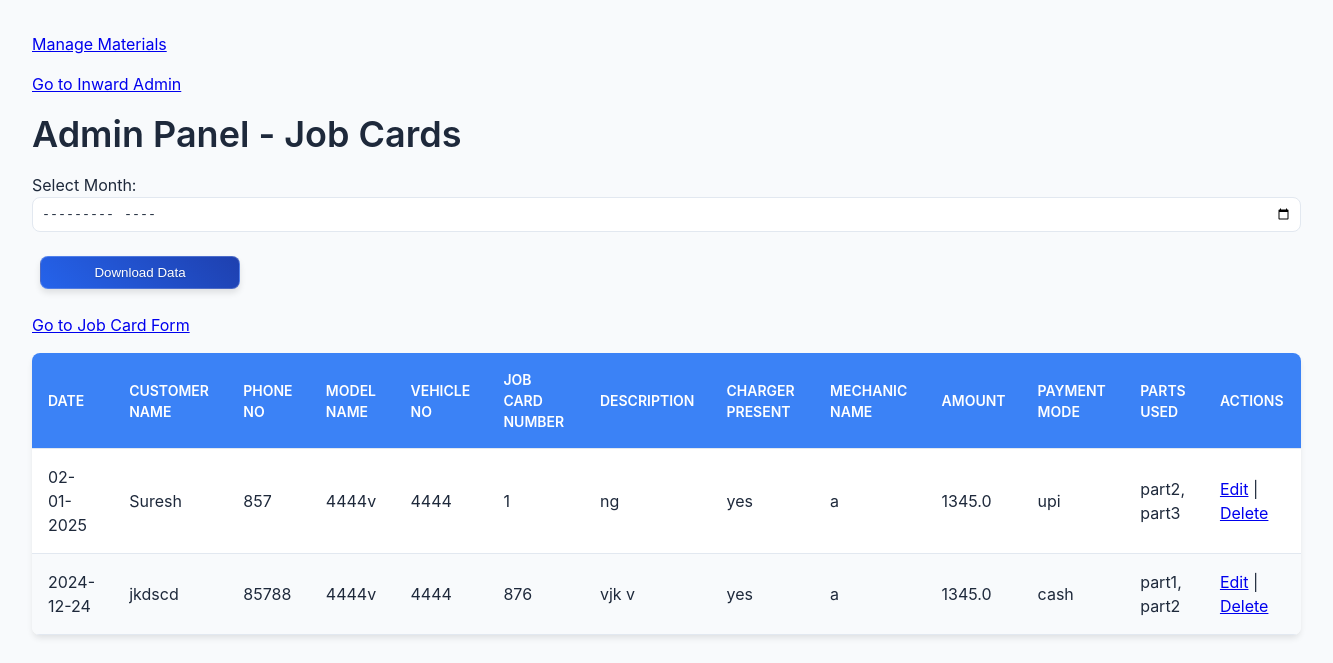
/admin, run on an earlier commit of the app's database.
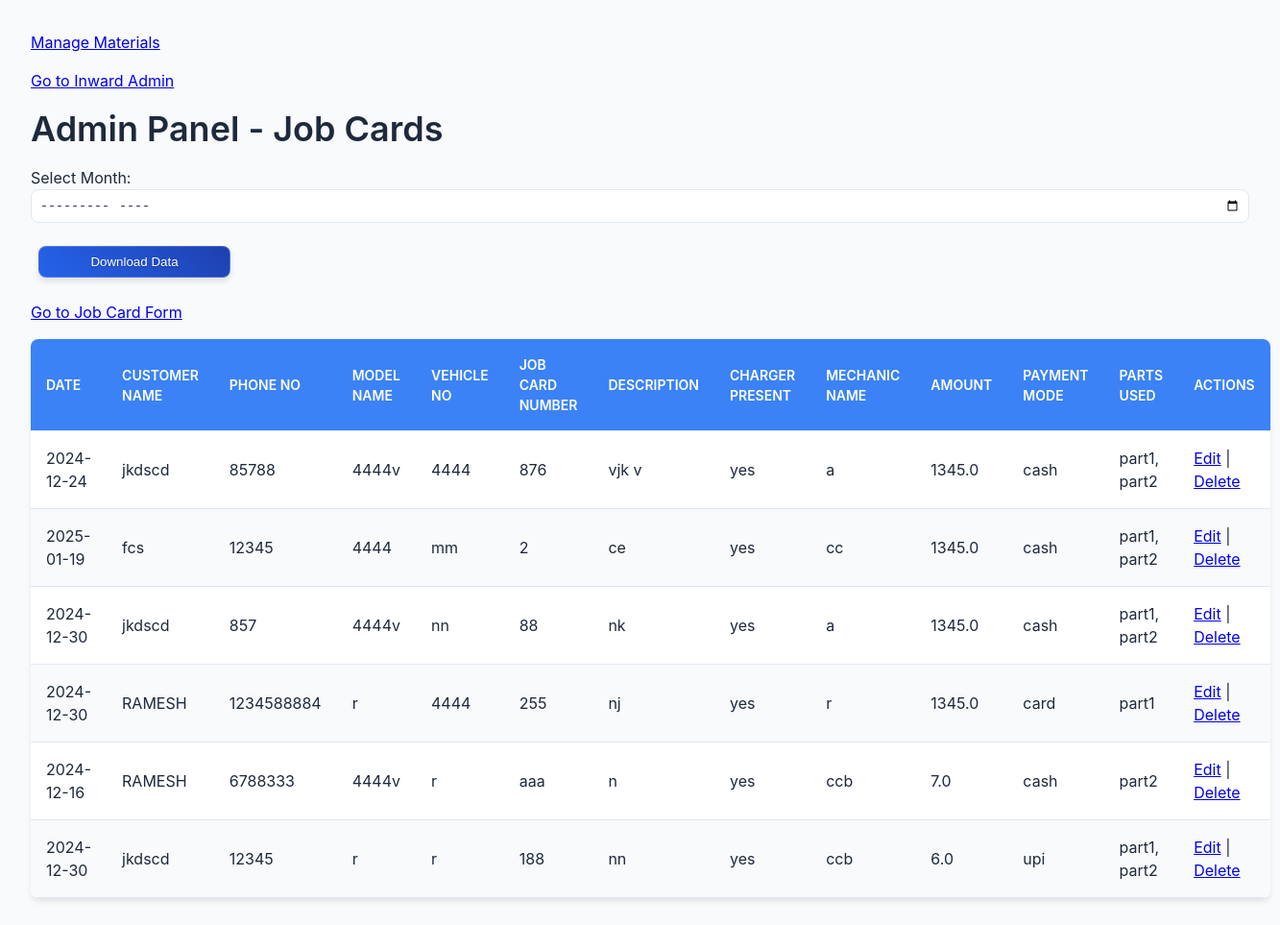
And on a later commit of the database.
### app.py (models this page shows, shortened)
class JobCard(db.Model):
    id = db.Column(db.Integer, primary_key=True)
    date = db.Column(db.String(20), nullable=False)
    customer_name = db.Column(db.String(100), nullable=False)
    phone_no = db.Column(db.String(15), nullable=False)
    model_name = db.Column(db.String(100), nullable=False)
    vehicle_no = db.Column(db.String(20), nullable=False)
    job_card_number = db.Column(db.String(50), nullable=False, unique=True)
    description = db.Column(db.String(200), nullable=False)
    charger_present = db.Column(db.String(5), nullable=False)
    mechanic_name = db.Column(db.String(100), nullable=False)
    amount = db.Column(db.Float, nullable=False)
    payment_mode = db.Column(db.String(20), nullable=False)
    parts_used = db.Column(db.String(500), nullable=False)  # Comma-separated parts

### app.py (the view)
@app.route('/admin')
def admin():
    job_cards = JobCard.query.all()  # Get all job cards
    parts = Part.query.all()  # Get all parts
    return render_template('admin.html', job_cards=job_cards, parts=parts, datetime=datetime)

### templates/admin.html (shortened to what this page needs)
<!DOCTYPE html>
<html lang="en">
<head>
    <link rel="stylesheet" href="{{ url_for('static', filename='style.css') }}">
    <p><a href="{{ url_for('materials') }}">Manage Materials</a></p>
    <p><a href="{{ url_for('inward_admin') }}">Go to Inward Admin</a></p>
</head>
<body>
    <h1>Admin Panel - Job Cards</h1>
    <div class="mb-3">
        <form action="/download_admin_data" method="get" class="form-inline">
            <div class="form-group mr-2">
                <label for="month" class="mr-2">Select Month:</label>
                <input type="month" id="month" name="month" class="form-control" min="2023-01" max="{{ datetime.now().strftime('%Y-%m') }}">
            </div>
            <button type="submit" class="btn btn-primary">Download Data</button>
        </form>
    </div>
    <p><a href="{{ url_for('index') }}">Go to Job Card Form</a></p>
    <table id="jobCardTable" class="w-full border-collapse">
        <thead>
            <tr class="bg-gray-200">
                <th class="p-3 border text-left cursor-pointer" onclick="sortTable(0)">Date</th>
                <th class="p-3 border text-left cursor-pointer" onclick="sortTable(1)">Customer Name</th>
                <th class="p-3 border text-left cursor-pointer" onclick="sortTable(2)">Phone No</th>
                <th class="p-3 border text-left cursor-pointer" onclick="sortTable(3)">Model Name</th>
                <th class="p-3 border text-left cursor-pointer" onclick="sortTable(4)">Vehicle No</th>
                <th class="p-3 border text-left cursor-pointer" onclick="sortTable(5)">Job Card Number</th>
                <th class="p-3 border text-left cursor-pointer" onclick="sortTable(6)">Description</th>
                <th class="p-3 border text-left cursor-pointer" onclick="sortTable(7)">Charger Present</th>
                <th class="p-3 border text-left cursor-pointer" onclick="sortTable(8)">Mechanic Name</th>
                <th class="p-3 border text-left cursor-pointer" onclick="sortTable(9)">Amount</th>
                <th class="p-3 border text-left cursor-pointer" onclick="sortTable(10)">Payment Mode</th>
                <th class="p-3 border text-left cursor-pointer" onclick="sortTable(11)">Parts Used</th>
                <th class="p-3 border text-left">Actions</th>
            </tr>
        </thead>
        <tbody>
            {% for job_card in job_cards %}
            <tr class="hover:bg-gray-50 {% if loop.index % 2 == 0 %}bg-gray-100{% endif %}">
                <td class="p-3 border">{{ job_card.date }}</td>
                <td class="p-3 border">{{ job_card.customer_name }}</td>
                <td class="p-3 border">{{ job_card.phone_no }}</td>
                <td class="p-3 border">{{ job_card.model_name }}</td>
                <td class="p-3 border">{{ job_card.vehicle_no }}</td>
                <td class="p-3 border">{{ job_card.job_card_number }}</td>
                <td class="p-3 border">{{ job_card.description }}</td>
                <td class="p-3 border">{{ job_card.charger_present }}</td>
                <td class="p-3 border">{{ job_card.mechanic_name }}</td>
                <td class="p-3 border">{{ job_card.amount }}</td>
                <td class="p-3 border">{{ job_card.payment_mode }}</td>
                <td class="p-3 border">{{ job_card.parts_used }}</td>
                <td class="p-3 border">
                    <a href="{{ url_for('edit_job_card', job_card_id=job_card.id) }}" class="text-blue-500 hover:text-blue-700">Edit</a> |
                    <a href="{{ url_for('delete_job_card', job_card_id=job_card.id) }}" class="text-red-500 hover:text-red-700" onclick="return confirm('Are you sure?')">Delete</a>
                </td>
            </tr>
            {% endfor %}
        </tbody>
    </table>
</body>
</html>

### static/style.css (style rules this page uses)
:root { --primary-color: #3b82f6; --secondary-color: #1d4ed8; --accent-color: #93c5fd; --background-color: #f8fafc; --surface-color: #ffffff; --text-color: #1e293b; --text-light: #64748b; --success-color: #10b981; --error-color: #ef4444; --font-family: 'Inter', system-ui, -apple-system, sans-serif; --font-size-base: 1rem; --line-height: 1.5; --space-xs: 0.25rem; --space-sm: 0.5rem; --space-md: 1rem; --space-lg: 1.5rem; --space-xl: 2rem; --shadow-sm: 0 1px 2px 0 rgba(0, 0, 0, 0.05); --shadow-md: 0 4px 6px -1px rgba(0, 0, 0, 0.1); --shadow-lg: 0 10px 15px -3px rgba(0, 0, 0, 0.1); --border-radius: 0.5rem; --border-width: 1px; --border-color: #e2e8f0; --transition-speed: 0.2s; --transition-easing: ease-in-out; }
* { box-sizing: border-box; margin: 0; padding: 0; }
html { font-size: 16px; scroll-behavior: smooth; }
body { font-family: var(--font-family); font-size: var(--font-size-base); line-height: var(--line-height); color: var(--text-color); background-color: var(--background-color); min-height: 100vh; padding: var(--space-xl); }
h1, h2, h3 { font-weight: 600; line-height: 1.25; margin-bottom: var(--space-md); }
h1 { font-size: 2.25rem; }
p { margin-bottom: var(--space-md); color: var(--text-light); }
.form-group { margin-bottom: var(--space-md); }
.form-control { width: 100%; padding: var(--space-sm); border: var(--border-width) solid #e2e8f0; border-radius: var(--border-radius); background-color: #ffffff; color: var(--text-color); transition: all var(--transition-speed) var(--transition-easing); }
.btn { display: inline-flex; align-items: center; justify-content: center; padding: var(--space-sm) var(--space-md); border-radius: var(--border-radius); border: none; font-weight: 500; cursor: pointer; transition: all var(--transition-speed) var(--transition-easing); }
.btn-primary { background-color: var(--primary-color); color: white; }
.btn { transition: all 0.3s ease; min-width: 200px; margin: 0.5rem; }
.btn-primary { background: linear-gradient(45deg, #2563eb, #1e40af); box-shadow: 0 4px 6px rgba(0, 0, 0, 0.1); border: 1px solid rgba(255, 255, 255, 0.2); color: white; text-shadow: 0 1px 2px rgba(0, 0, 0, 0.2); }
table { width: 100%; border-collapse: collapse; margin: var(--space-md) 0; background-color: var(--surface-color); box-shadow: var(--shadow-md); border-radius: var(--border-radius); overflow: hidden; }
th, td { padding: var(--space-sm) var(--space-md); text-align: left; border-bottom: var(--border-width) solid var(--border-color); }
th { background-color: var(--primary-color); color: white; font-weight: 600; text-transform: uppercase; font-size: 0.875rem; }
tr:nth-child(even) { background-color: var(--background-color); }
.mb-3 { margin-bottom: var(--space-md); }
.p-3 { padding: var(--space-md); }

What changed in the data, as far as the page shows it:
removed JobCard: date "02-01-2025", customer_name "Suresh", phone_no "857", model_name "4444v", vehicle_no "4444", job_card_number "1", description "ng", charger_present "yes", mechanic_name "a", amount "1345.0", payment_mode "upi", parts_used "part2, part3"
added JobCard: date "2025-01-19", customer_name "fcs", phone_no "12345", model_name "4444", vehicle_no "mm", job_card_number "2", description "ce", charger_present "yes", mechanic_name "cc", amount "1345.0", payment_mode "cash", parts_used "part1, part2"
added JobCard: date "2024-12-30", customer_name "jkdscd", phone_no "857", model_name "4444v", vehicle_no "nn", job_card_number "88", description "nk", charger_present "yes", mechanic_name "a", amount "1345.0", payment_mode "cash", parts_used "part1, part2"
added JobCard: date "2024-12-30", customer_name "RAMESH", phone_no "1234588884", model_name "r", vehicle_no "4444", job_card_number "255", description "nj", charger_present "yes", mechanic_name "r", amount "1345.0", payment_mode "card", parts_used "part1"
added JobCard: date "2024-12-16", customer_name "RAMESH", phone_no "6788333", model_name "4444v", vehicle_no "r", job_card_number "aaa", description "n", charger_present "yes", mechanic_name "ccb", amount "7.0", payment_mode "cash", parts_used "part2"
added JobCard: date "2024-12-30", customer_name "jkdscd", phone_no "12345", model_name "r", vehicle_no "r", job_card_number "188", description "nn", charger_present "yes", mechanic_name "ccb", amount "6.0", payment_mode "upi", parts_used "part1, part2"
